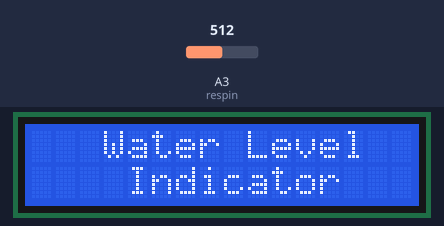
A sketch run on a simulated Arduino Uno, built with avr-gcc and run on an emulated ATmega328P. On the bench: 16×2 character LCD. The test bench sets the inputs (shaded band); at power-on: A3 (respin) = 512.

Above: at 2.2 s.
At 11.3 s:
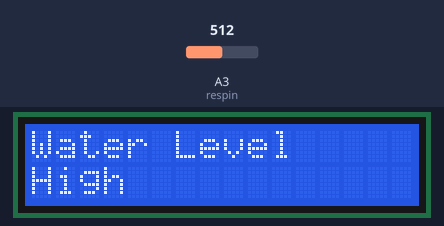
11.4 s: A3 (respin) set to 259
13.4 s: A3 (respin) set to 237
At 14.7 s:
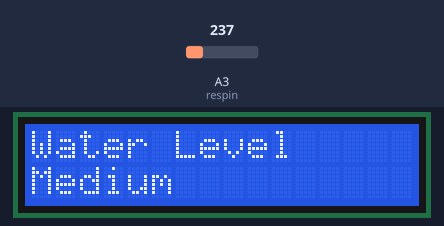
15.7 s: A3 (respin) set to 216
17.5 s: A3 (respin) set to 183
At 19.4 s:
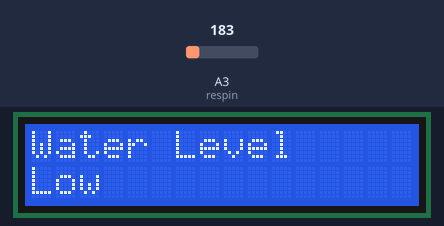
19.9 s: A3 (respin) set to 108
21.6 s: A3 (respin) set to 90
At 22.9 s:
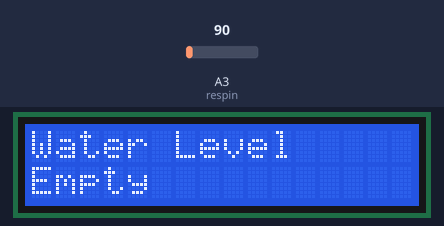
Timing chart, 0 to 24.6 s (numbered marks = the images above; inputs shaded):
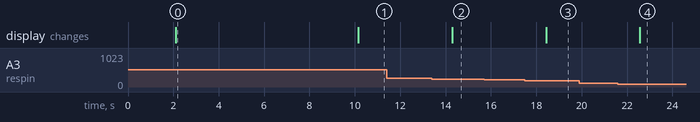

Measured:
- the behaviour switches between 251 and 250 on A3 (respin) (found by bisection; images 1 and 2)
- the behaviour switches between 201 and 200 on A3 (respin) (found by bisection; images 2 and 3)
- the behaviour switches between 101 and 100 on A3 (respin) (found by bisection; images 3 and 4)
- after the input at 11.4 s, every drawn part: stays the same
- after the input at 13.4 s, the display: changes after 0.89 s (image 2)
- after the input at 15.7 s, every drawn part: stays the same
- after the input at 17.5 s, the display: changes after 0.93 s (image 3)
- after the input at 19.9 s, every drawn part: stays the same
- after the input at 21.6 s, the display: changes after 0.97 s (image 4)
- what the display in image 0 shows lasts 8.0 s, from 2.1 s to 10.1 s

The sketch:

water-level-indicator.ino
```cpp
//Tech Trends Shameer
//Water Level Indicator

#include <Wire.h>
#include <LiquidCrystal_I2C.h>

LiquidCrystal_I2C lcd(0x27, 16, 2);
int resval = 0;  // holds the value
int respin = A3; // Water Level Sensor Pin


void setup()
{
  Serial.begin(9600);
  lcd.begin();
  lcd.backlight();
  lcd.clear();
  lcd.setCursor(3,0);
  lcd.print("Tech Trends  ");
  lcd.setCursor(0,0);
  delay(2000);
  lcd.setCursor(3,0);
  lcd.print("Water Level");
  lcd.setCursor(4,1);
  lcd.print("Indicator");
  delay(8000);
  lcd.clear();

}

void loop()
{
    // set the cursor to column 0, line 1
  lcd.setCursor(0, 0);
  lcd.println("Water Level     ");
  lcd.setCursor(0, 1);

  resval = analogRead(respin); //Read data from analog pin and store it to resval variable

  if (resval<=100)
  {
    lcd.println("Empty           ");
  }
  else if (resval>10 && resval<=200)
  {
    lcd.println("Low              ");
  }
  else if (resval>200 && resval<=250)
  {
    lcd.println("Medium           ");
  }
  else if (resval>250)
  {
    lcd.println("High              ");
  }
  delay(1000);
}
```
